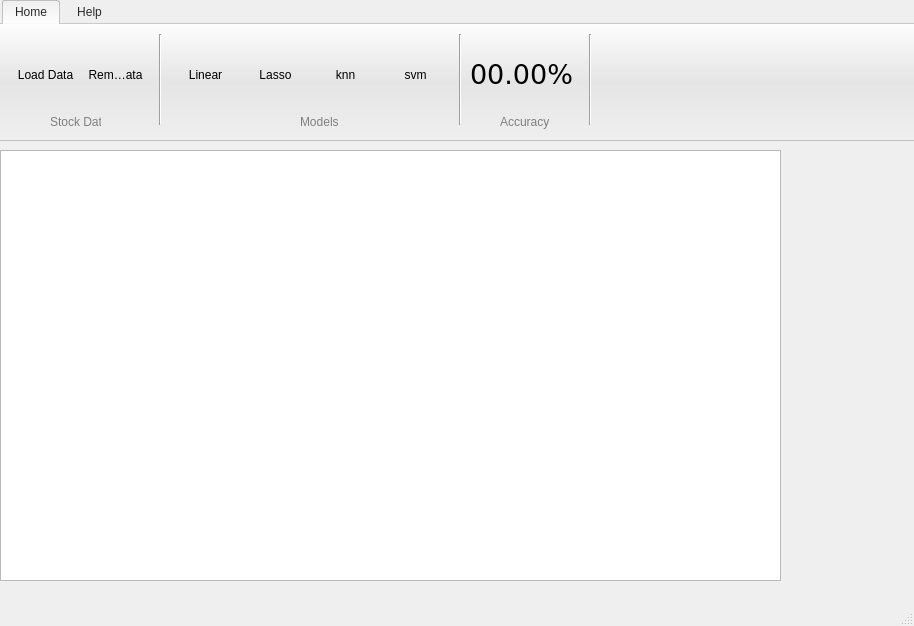
<?xml version="1.0" encoding="UTF-8"?>
<ui version="4.0">
 <class>MainWindow</class>
 <widget class="QMainWindow" name="MainWindow">
  <property name="geometry">
   <rect>
    <x>0</x>
    <y>0</y>
    <width>914</width>
    <height>626</height>
   </rect>
  </property>
  <property name="windowTitle">
   <string>MainWindow</string>
  </property>
  <widget class="QWidget" name="centralwidget">
   <widget class="QTabWidget" name="ribbon">
    <property name="geometry">
     <rect>
      <x>0</x>
      <y>0</y>
      <width>1061</width>
      <height>141</height>
     </rect>
    </property>
    <property name="styleSheet">
     <string notr="true">QToolBar {
    padding: 0px;
}

QTabWidget:pane {
	border-radius: 0px;
	margin:0px;
	padding: 0px;
    background-color: qlineargradient(x1: 0, y1: 1, x2: 0, y2: 0, stop: 0 #efefef, stop: 0.5 #e5e5e5, stop: 1.0 #fdfdfd);
    border-bottom: 1px solid rgba(0,0,0,20%);
    border-top: 1px solid rgba(0,0,0,20%);
    top: -1;
}
QTabWidget{

}

QTabWidget::tab-bar {
    left: 2px;
}

QTabBar::tab {
    padding-top: 4px;
    padding-bottom: 4px;
    padding-left: 12px;
    padding-right: 12px;
    border-top-left-radius: 3px;
    border-top-right-radius: 3px;
    margin-right:5px;
    color:#2A2A2A;
 }

QTabBar::tab:hover {
    background: rgba(255, 119, 0, 20%);
}

QTabBar::tab:selected{
    background: qlineargradient(x1: 0, y1: 1, x2: 0, y2: 0, stop: 0 #fdfdfd, stop: 1.0 #efefef);
    color: #2A2A2A;

    border: 1px solid rgba(0,0,0,20%);
    border-bottom-color: #f9f9f9;
}
QToolButton {
    text-align: left;
    border: 1px solid transparent;
    padding: 0px;
    margin-left:2px;
    margin-right:2px;
}

QToolButton:hover {
    border: 1px solid rgba(120,160,255,60%);
    background-color: QLinearGradient(spread:pad, x1: 0, y1: 1, x2: 0, y2: 0, stop: 0 rgba(150,180,200,30%),stop: 0.5 rgba(225,235,245,60%), stop: 1 rgba(225,235,245,30%));
}

QToolButton:pressed{
    border: 1px solid rgba(120,160,255,80%);
    background-color: QLinearGradient(spread:pad, x1: 0, y1: 1, x2: 0, y2: 0, stop: 0 rgba(150,180,200,50%),stop: 0.5 rgba(225,235,245,80%), stop: 1 rgba(225,235,245,50%));
}

QToolButton:checked{
    border: 1px solid rgba(120,160,255,40%);
    background-color: rgba(0,0,0,10%)
}</string>
    </property>
    <property name="currentIndex">
     <number>0</number>
    </property>
    <widget class="QWidget" name="tab">
     <attribute name="icon">
      <iconset>
       <normaloff>home.ico</normaloff>home.ico</iconset>
     </attribute>
     <attribute name="title">
      <string>Home</string>
     </attribute>
     <widget class="QToolButton" name="load">
      <property name="geometry">
       <rect>
        <x>10</x>
        <y>10</y>
        <width>71</width>
        <height>81</height>
       </rect>
      </property>
      <property name="text">
       <string>Load Data</string>
      </property>
      <property name="icon">
       <iconset>
        <normaloff>load.png</normaloff>load.png</iconset>
      </property>
      <property name="iconSize">
       <size>
        <width>50</width>
        <height>50</height>
       </size>
      </property>
      <property name="toolButtonStyle">
       <enum>Qt::ToolButtonTextUnderIcon</enum>
      </property>
     </widget>
     <widget class="QToolButton" name="lasso_btn">
      <property name="geometry">
       <rect>
        <x>240</x>
        <y>10</y>
        <width>71</width>
        <height>81</height>
       </rect>
      </property>
      <property name="text">
       <string>Lasso</string>
      </property>
      <property name="icon">
       <iconset>
        <normaloff>lasso.png</normaloff>lasso.png</iconset>
      </property>
      <property name="iconSize">
       <size>
        <width>50</width>
        <height>50</height>
       </size>
      </property>
      <property name="toolButtonStyle">
       <enum>Qt::ToolButtonTextUnderIcon</enum>
      </property>
     </widget>
     <widget class="QToolButton" name="lin_reg_btn">
      <property name="geometry">
       <rect>
        <x>170</x>
        <y>10</y>
        <width>71</width>
        <height>81</height>
       </rect>
      </property>
      <property name="text">
       <string>Linear</string>
      </property>
      <property name="icon">
       <iconset>
        <normaloff>lin.png</normaloff>lin.png</iconset>
      </property>
      <property name="iconSize">
       <size>
        <width>50</width>
        <height>50</height>
       </size>
      </property>
      <property name="toolButtonStyle">
       <enum>Qt::ToolButtonTextUnderIcon</enum>
      </property>
     </widget>
     <widget class="QToolButton" name="remove">
      <property name="geometry">
       <rect>
        <x>80</x>
        <y>10</y>
        <width>71</width>
        <height>81</height>
       </rect>
      </property>
      <property name="text">
       <string>Remove Data</string>
      </property>
      <property name="icon">
       <iconset>
        <normaloff>remove.png</normaloff>remove.png</iconset>
      </property>
      <property name="iconSize">
       <size>
        <width>50</width>
        <height>50</height>
       </size>
      </property>
      <property name="toolButtonStyle">
       <enum>Qt::ToolButtonTextUnderIcon</enum>
      </property>
     </widget>
     <widget class="Line" name="line">
      <property name="geometry">
       <rect>
        <x>150</x>
        <y>10</y>
        <width>20</width>
        <height>91</height>
       </rect>
      </property>
      <property name="orientation">
       <enum>Qt::Vertical</enum>
      </property>
     </widget>
     <widget class="Line" name="line_2">
      <property name="geometry">
       <rect>
        <x>450</x>
        <y>10</y>
        <width>20</width>
        <height>91</height>
       </rect>
      </property>
      <property name="orientation">
       <enum>Qt::Vertical</enum>
      </property>
     </widget>
     <widget class="QLabel" name="label">
      <property name="geometry">
       <rect>
        <x>50</x>
        <y>90</y>
        <width>51</width>
        <height>16</height>
       </rect>
      </property>
      <property name="styleSheet">
       <string notr="true">color: rgb(127, 127, 127);</string>
      </property>
      <property name="text">
       <string>Stock Data</string>
      </property>
     </widget>
     <widget class="QLabel" name="label_2">
      <property name="geometry">
       <rect>
        <x>300</x>
        <y>90</y>
        <width>41</width>
        <height>16</height>
       </rect>
      </property>
      <property name="styleSheet">
       <string notr="true">color: rgb(127, 127, 127);</string>
      </property>
      <property name="text">
       <string>Models</string>
      </property>
     </widget>
     <widget class="QToolButton" name="knn_btn">
      <property name="geometry">
       <rect>
        <x>310</x>
        <y>10</y>
        <width>71</width>
        <height>81</height>
       </rect>
      </property>
      <property name="text">
       <string>knn</string>
      </property>
      <property name="icon">
       <iconset>
        <normaloff>knn.webp</normaloff>knn.webp</iconset>
      </property>
      <property name="iconSize">
       <size>
        <width>50</width>
        <height>50</height>
       </size>
      </property>
      <property name="toolButtonStyle">
       <enum>Qt::ToolButtonTextUnderIcon</enum>
      </property>
     </widget>
     <widget class="QToolButton" name="svm_btn">
      <property name="geometry">
       <rect>
        <x>380</x>
        <y>10</y>
        <width>71</width>
        <height>81</height>
       </rect>
      </property>
      <property name="text">
       <string>svm</string>
      </property>
      <property name="icon">
       <iconset>
        <normaloff>svm.png</normaloff>svm.png</iconset>
      </property>
      <property name="iconSize">
       <size>
        <width>50</width>
        <height>50</height>
       </size>
      </property>
      <property name="toolButtonStyle">
       <enum>Qt::ToolButtonTextUnderIcon</enum>
      </property>
     </widget>
     <widget class="QLabel" name="acc">
      <property name="geometry">
       <rect>
        <x>470</x>
        <y>10</y>
        <width>111</width>
        <height>81</height>
       </rect>
      </property>
      <property name="font">
       <font>
        <family>Verdana</family>
        <pointsize>20</pointsize>
       </font>
      </property>
      <property name="text">
       <string>00.00%</string>
      </property>
     </widget>
     <widget class="Line" name="line_4">
      <property name="geometry">
       <rect>
        <x>580</x>
        <y>10</y>
        <width>20</width>
        <height>91</height>
       </rect>
      </property>
      <property name="orientation">
       <enum>Qt::Vertical</enum>
      </property>
     </widget>
     <widget class="QLabel" name="label_7">
      <property name="geometry">
       <rect>
        <x>500</x>
        <y>90</y>
        <width>61</width>
        <height>16</height>
       </rect>
      </property>
      <property name="styleSheet">
       <string notr="true">color: rgb(127, 127, 127);</string>
      </property>
      <property name="text">
       <string>Accuracy</string>
      </property>
     </widget>
    </widget>
    <widget class="QWidget" name="tab_4">
     <attribute name="icon">
      <iconset>
       <normaloff>help.png</normaloff>help.png</iconset>
     </attribute>
     <attribute name="title">
      <string>Help</string>
     </attribute>
     <widget class="QToolButton" name="abt">
      <property name="geometry">
       <rect>
        <x>10</x>
        <y>10</y>
        <width>71</width>
        <height>81</height>
       </rect>
      </property>
      <property name="text">
       <string>About</string>
      </property>
      <property name="icon">
       <iconset>
        <normaloff>about.ico</normaloff>about.ico</iconset>
      </property>
      <property name="iconSize">
       <size>
        <width>50</width>
        <height>50</height>
       </size>
      </property>
      <property name="toolButtonStyle">
       <enum>Qt::ToolButtonTextUnderIcon</enum>
      </property>
     </widget>
     <widget class="QToolButton" name="man">
      <property name="geometry">
       <rect>
        <x>170</x>
        <y>10</y>
        <width>71</width>
        <height>81</height>
       </rect>
      </property>
      <property name="text">
       <string>Manual</string>
      </property>
      <property name="icon">
       <iconset>
        <normaloff>manual.png</normaloff>manual.png</iconset>
      </property>
      <property name="iconSize">
       <size>
        <width>50</width>
        <height>50</height>
       </size>
      </property>
      <property name="toolButtonStyle">
       <enum>Qt::ToolButtonTextUnderIcon</enum>
      </property>
     </widget>
     <widget class="QToolButton" name="lic">
      <property name="geometry">
       <rect>
        <x>80</x>
        <y>10</y>
        <width>71</width>
        <height>81</height>
       </rect>
      </property>
      <property name="text">
       <string>License</string>
      </property>
      <property name="icon">
       <iconset>
        <normaloff>license.webp</normaloff>license.webp</iconset>
      </property>
      <property name="iconSize">
       <size>
        <width>50</width>
        <height>50</height>
       </size>
      </property>
      <property name="toolButtonStyle">
       <enum>Qt::ToolButtonTextUnderIcon</enum>
      </property>
     </widget>
     <widget class="Line" name="line_9">
      <property name="geometry">
       <rect>
        <x>150</x>
        <y>10</y>
        <width>20</width>
        <height>91</height>
       </rect>
      </property>
      <property name="orientation">
       <enum>Qt::Vertical</enum>
      </property>
     </widget>
     <widget class="Line" name="line_10">
      <property name="geometry">
       <rect>
        <x>240</x>
        <y>10</y>
        <width>20</width>
        <height>91</height>
       </rect>
      </property>
      <property name="orientation">
       <enum>Qt::Vertical</enum>
      </property>
     </widget>
     <widget class="QLabel" name="label_9">
      <property name="geometry">
       <rect>
        <x>50</x>
        <y>90</y>
        <width>61</width>
        <height>16</height>
       </rect>
      </property>
      <property name="styleSheet">
       <string notr="true">color: rgb(127, 127, 127);</string>
      </property>
      <property name="text">
       <string>Information</string>
      </property>
     </widget>
     <widget class="QLabel" name="label_10">
      <property name="geometry">
       <rect>
        <x>180</x>
        <y>90</y>
        <width>61</width>
        <height>16</height>
       </rect>
      </property>
      <property name="styleSheet">
       <string notr="true">color: rgb(127, 127, 127);</string>
      </property>
      <property name="text">
       <string>How to use</string>
      </property>
     </widget>
    </widget>
   </widget>
   <widget class="QTableWidget" name="data_table">
    <property name="geometry">
     <rect>
      <x>0</x>
      <y>150</y>
      <width>781</width>
      <height>431</height>
     </rect>
    </property>
   </widget>
  </widget>
  <widget class="QStatusBar" name="statusbar"/>
 </widget>
 <resources/>
 <connections/>
</ui>
